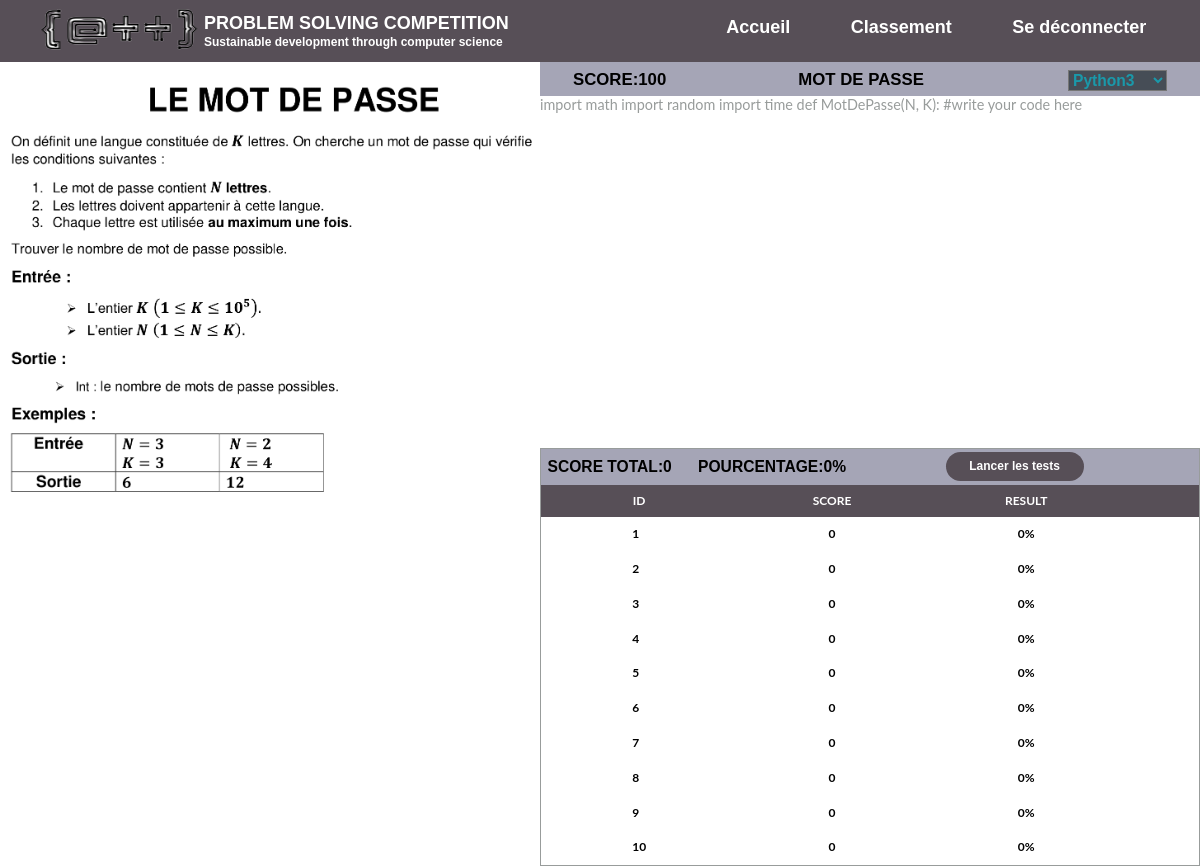
Page /Problem/1/ (signed in) on the committed database.
### app/models.py (models this page shows, shortened)
class Problem(models.Model):
    Name = models.CharField(max_length=200)
    Image_Url = models.CharField(max_length=200)
    Statement_Url = models.CharField(max_length=200)
    Python_User_Code = models.TextField(default="#write your code here")
    Python_Server_Code = models.TextField(default="#write your code here")
    Score = models.IntegerField()
    Number_Of_Tests = models.IntegerField()
    Time_Limit_Per_Test = models.FloatField(default=1)

class Advancement(models.Model):
    Problem_Id = models.IntegerField()
    Participant_Id = models.IntegerField()
    Wrote_Code = models.TextField(default="")
    Score = models.IntegerField(default=0)
    Percentage = models.IntegerField(default=0)
    Color = models.CharField(max_length=30, default="black")
    Results = models.CharField(max_length=500, default="")
    Number_Of_Tests = models.IntegerField(default=0)

### app/views.py (the view)
# urls.py: path('Problem/<int:id>/', views.Solve_Problem, name='problem'),
@login_required(login_url='login')
def Solve_Problem(request, id):
    problem = Problem.objects.get(id=id)
    participant = get_participant(request)
    advancement, results = get_advancement(problem, participant)
    running_items = ["Input", "Your output", "Expected output"]
    Ids = list(range(1, len(Test.objects.filter(Problem_Id=id, Type="run"))+1))
    context = {'problem':problem, 'advancement':advancement, 'results':results,
               'running_items':running_items, 'Ids':Ids}
    return render(request, "Problem.html", context)

### app/utils.py (called while the page is built)
def get_participant(request):
    current_user = request.user
    participant = Participant.objects.get(Username=current_user.username)
    return participant

def get_advancement(problem, participant):
    try:
        advancement = Advancement.objects.get(Problem_Id=problem.id, Participant_Id=participant.id)
    except:
        List = ["{},0,0%,black".format(i+1) for i in range(problem.Number_Of_Tests)]
        advancement = Advancement(Problem_Id=problem.id, Participant_Id=participant.id,
                                  Results=" ".join(List), Wrote_Code=problem.Python_User_Code)
        advancement.save()
    results = advancement.Results.split(" ")
    results = [ele.split(",") for ele in results]
    return advancement, results

### app/templates/Problem.html (shortened to what this page needs)
<!DOCTYPE html>
{% load static %}
<html lang="en">
<head>
    <link rel="stylesheet" href="/static/css/Problem.css?{% now 'U' %}">
</head>
<body class="body">
    <div class="navbar">
        <div class="left-div">
            <img src="{% static 'images/logo-image.png' %}" class="logo-image">
            <h3 class="title">PROBLEM SOLVING COMPETITION</h3>
            <h3 class="subtitle">Sustainable development through computer science</h3>
        </div>
        <div class="right-div">
            <li><a href="{% url 'home' %}" class="link">Accueil</a></li>
            <li><a href="{% url 'ranking' %}" class="link">Classement</a></li>
            <li><a href="{% url 'logout' %}" class="link">Se déconnecter</a></li>
        </div>
    </div>
    <div class="simulation-problem">
        <img class="problem-image" src="{{problem.Statement_Url}}">
    </div>
    <div class="coding">
        <div class="info">
            <h3 id="max-score">SCORE:{{problem.Score}}</h3>
            <h3 id="game-name">{{problem.Name}}</h3>
            <select id="languages" class="languages" onchange="changeLanguage()">
                <option value="python3" selected="selected"> Python3 </option>
            </select>
        </div>
        <div class="editor" id="editor" contenteditable="true">{{advancement.Wrote_Code}}</div>
        <div class="test-zone">
            <div class="Total">
                <h3 id="score-total" style="color:{{advancement.Color}}">SCORE TOTAL:{{advancement.Score}}</h3>
                <h3 id="pourcentage-total" style="color:{{advancement.Color}}">POURCENTAGE:{{advancement.Percentage}}%</h3>
                <button class="lunch" id="lunch" onclick="LunchTests()">Lancer les tests</button>
            </div>
            <div id="table">
                <div class="wrapper">
                <table>
                    <thead>
                        <tr>
                            <th>ID</th>
                            <th>SCORE</th>
                            <th>RESULT</th>
                            <th> </th>
                        </tr>
                    </thead>
                    <tbody>
                        {% for ele in results %}
                        <tr class="pass">
                            <td class="rank" id="test{{ele.0}}" style="color:{{ele.3}}; font-weight:bold;">{{ele.0}}</td>
                            <td class="team" id="score{{ele.0}}" style="color:{{ele.3}}; font-weight:bold;">{{ele.1}}</td>
                            <td class="score" id="pourcentage{{ele.0}}" style="color:{{ele.3}}; font-weight:bold;">{{ele.2}}</td>
                        </tr>
                        {% endfor %}
                    </tbody>
                </table>
            </div>
        </div>
        </div>
    </div>
</body>
</html>

### static/css/Problem.css (style rules this page uses)
* { box-sizing: border-box; }
html { margin: 0 0 0 0; width:100%; height: 100%; }
body { margin: 0 0 0 0; width:100%; height:100%; font-family: 'Lato', Arial, sans-serif; color: #989c9b; }
.navbar { background-color: #574f57; width:100%; height:5.2vw; list-style-type: none; position: relative; }
.left-div { margin-left:3%; padding: 0 0; margin-top:0; height:100%; width:40%; float:left; margin-right:15%; }
.logo-image { height:100%; width:35%; float: left; }
.title { margin:0 0 0 0; padding-top:1.1vw; font-size:1.5vw; color:white; font-family:arial; }
.subtitle { margin:0 0 0 0; padding-top:1px; font-size:1vw; color:white; font-family:arial; }
.right-div { width:42%; height:100%; margin-left:58%; }
li a { float:left; color: white; font-size:1.5vw; font-family:arial; text-align: center; padding:0 6%; text-decoration: none; font-weight: bold; margin-top:1.4vw; }
.simulation-problem { width:45%; height: calc(100% - 5.2vw); overflow-y:auto; float:left; }
.problem-image { width: 100%; height: auto; }
.coding { width:55%; float:right; height: calc(100% - 5.2vw); }
.info { width:100%; background:#a5a5b6; height:2.8vw; }
#max-score { color:black; font-size:1.4vw; font-family:arial; margin-left:5%; margin-top:0.6vw; margin-bottom:0px; font-weight: bold; float:left; }
#game-name { color:black; font-size:1.4vw; font-family:arial; margin-left:20%; margin-top:0.6vw; margin-bottom:0px; font-weight: bold; float:left; }
.languages { background:#464d56; margin-top:0.6vw; margin-right:5%; font-size: 1.3vw; font-weight: 700; color: #1a99aa; text-overflow: ellipsis; overflow: hidden; width: 15%; display: inline-block; float:right; }
.editor { width:100%; height:29.3vw; font-size:1.2vw; }
.test-zone { width:100%; height: calc(100% - 29.3vw - 2.8vw); overflow-y:auto; border:solid 1px; }
.lunch { height:80%; width:11.5vw; margin-top:0.5%; margin-bottom:0%; background-color:#574f57; font-size:1vw; color:white; font-weight:bold; margin-left:7.5vw; border: 0; border-radius: 100px; cursor: pointer; }
#lunch { margin-left:8.3vw; }
.wrapper { line-height: 1.5vw; margin: 0 0 0 0; padding: 0 0 0 0; width: 100%; overflow: hidden; }
table { border-collapse: collapse; width: 100%; background: #fff; }
th { background-color: #574f57; font-weight: bold; color: #fff; font-size:1vw; white-space: nowrap; padding: 0.6em 5.5em; }
td { padding: 0.7vw 7.6vw; text-align: left; font-size:1vw; }
.Total { width:100%; height:3vw; background:#a5a5b6; }
#pourcentage-total, #score-total { font-family:arial; font-size:1.3vw; font-weight: bold; float:left; margin-left:1%; margin-top:1.5%; margin-bottom:0%; }
#pourcentage-total { margin-left:4%; }

### rows in the picture
Problem: Statement_Url (picture), Score "100", Name "MOT DE PASSE"
Advancement: Wrote_Code "import math import random import time def MotDePasse(N, K): #write your code here", Score "0", Percentage "0"

### other values in the picture
{{ ele.0 }} "1" "2" "3" "4" "5" "6" "7" "8" "9" "10"
{{ ele.1 }} "0" "0" "0" "0" "0" "0" "0" "0" "0" "0"
{{ ele.2 }} "0%" "0%" "0%" "0%" "0%" "0%" "0%" "0%" "0%" "0%"
